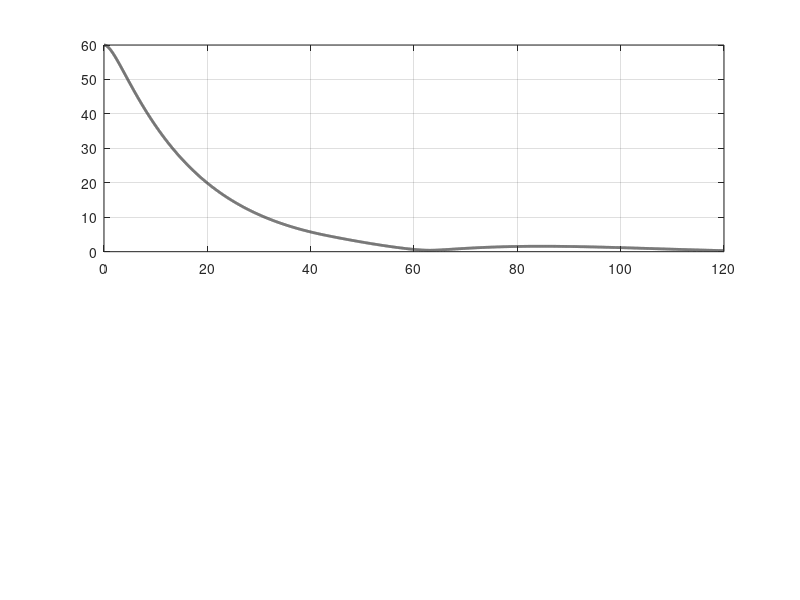

MATLAB code for this plot: (Note: this script raises an error after producing the figure.)
function reaction_wheel_adcs()
% REACTION_WHEEL_ADCS  Quaternion-feedback attitude control of a rigid
% spacecraft with three reaction wheels.
%
%   Personal project (Ali Murtaza). A rigid satellite performs a large-
%   angle (60 deg) rest-to-rest eigenaxis slew under quaternion-feedback
%   PD control. Control torque is realised by three body-axis reaction
%   wheels with torque and momentum limits; a small constant external
%   disturbance drives a secular wheel-momentum build-up, illustrating
%   why momentum management (desaturation) is needed.
%
%   Quaternion convention: q = [q1 q2 q3 q4], q4 scalar. No toolboxes
%   required.

clc; close all;
here = fileparts(mfilename('fullpath'));
outdir = fullfile(here, '..', 'assets');
if ~exist(outdir,'dir'); mkdir(outdir); end

%% ------------------------------------------------------------- Plant
J  = diag([10, 12, 8]);                 % spacecraft inertia [kg m^2]
Jinv = inv(J);
u_max = 0.5;                            % per-wheel torque limit [N m]
h_max = 5.0;                            % per-wheel momentum limit [N m s]
tau_d = [5e-3; -2e-3; 1e-3];           % constant external disturbance [N m]

%% -------------------------------------------------------- Controller
% Quaternion PID:  u = Kp*qe_vec + Ki*int(qe_vec) - Kd*omega
% The integral term cancels the steady-state pointing bias produced by the
% constant external disturbance (pure PD would leave Kp*qe = -tau_d offset).
Kp = 0.80; Ki = 0.040; Kd = 7.2;       % near-critical damping (zeta ~ 0.9)
ei = [0;0;0]; ei_lim = 0.5;            % integral state + anti-windup clamp
i_gate = deg2rad(5);                    % conditional integration band

%% ---------------------------------------------------------- Scenario
dt = 0.02; T = 120; t = (0:dt:T).'; N = numel(t);
n_eig = [1;1;1]/sqrt(3);                % slew eigenaxis
ang   = deg2rad(60);                    % slew angle
q_cmd = [n_eig*sin(ang/2); cos(ang/2)];% commanded attitude

q = [0;0;0;1];                         % initial attitude (identity)
w = [0;0;0];                           % initial body rate
h = [0;0;0];                           % wheel momenta

Q=zeros(N,4); W=zeros(N,3); H=zeros(N,3); U=zeros(N,3); ERR=zeros(N,1);

for k = 1:N
    % --- Attitude error (current -> commanded)
    qe = quatmul(quatconj(q), q_cmd);
    if qe(4) < 0; qe = -qe; end          % shortest path
    ERR(k) = 2*acos( min(1,abs(qe(4))) );% eigenaxis error angle [rad]

    % --- Control law (PID) with conditional integration (anti-windup):
    %     the integrator only acts once the slew is nearly complete, so it
    %     never winds up during the large-angle transient.
    if ERR(k) < i_gate
        ei = ei + qe(1:3)*dt;
        ei = max(min(ei, ei_lim), -ei_lim);
    end
    u = Kp*qe(1:3) + Ki*ei - Kd*w;       % drives qe_vec -> 0
    u = max(min(u, u_max), -u_max);
    % wheel momentum saturation: if a wheel is saturated, clip its torque
    for i=1:3
        if (h(i)>=h_max && -u(i)>0) || (h(i)<=-h_max && -u(i)<0)
            u(i)=0;
        end
    end

    % --- Log
    Q(k,:)=q.'; W(k,:)=w.'; H(k,:)=h.'; U(k,:)=u.';

    % --- Dynamics: J*wdot = -w x (J*w + h) + u + tau_d ;  hdot = -u
    f = @(qq,ww,hh) deal( 0.5*qmatrix(ww)*qq, ...
                          Jinv*(-cross(ww, J*ww + hh) + u + tau_d), ...
                          -u );
    [qd1,wd1,hd1]=f(q,w,h);
    [qd2,wd2,hd2]=f(q+0.5*dt*qd1, w+0.5*dt*wd1, h+0.5*dt*hd1);
    [qd3,wd3,hd3]=f(q+0.5*dt*qd2, w+0.5*dt*wd2, h+0.5*dt*hd2);
    [qd4,wd4,hd4]=f(q+dt*qd3,     w+dt*wd3,     h+dt*hd3);
    q = q + (dt/6)*(qd1+2*qd2+2*qd3+qd4); q = q/norm(q);
    w = w + (dt/6)*(wd1+2*wd2+2*wd3+wd4);
    h = h + (dt/6)*(hd1+2*hd2+2*hd3+hd4);
end

%% --------------------------------------------------------- Metrics
errd = rad2deg(ERR);
first_below = find(errd<1, 1, 'first');
max_post = max(errd(first_below:end));
fprintf('\n=== Reaction-Wheel Satellite ADCS ===\n');
fprintf('  Commanded slew:            %.0f deg about [1 1 1]/sqrt(3)\n', rad2deg(ang));
fprintf('  Slew settling (first <1 deg):  %.1f s\n', t(first_below));
fprintf('  Max post-slew excursion:       %.2f deg (disturbance transient)\n', max_post);
fprintf('  Final pointing error:          %.3f deg\n', errd(end));
fprintf('  Peak body rate:            %.2f deg/s\n', max(rad2deg(vecnorm(W,2,2))));
fprintf('  Wheel momentum at T:       [%.2f %.2f %.2f] N m s (limit %.1f)\n', H(end,:), h_max);
fprintf('  Secular momentum rate:     ~%.1e N m s / s (from %.0e N m disturbance)\n', ...
        norm(H(end,:)-H(round(N/2),:))/(T/2), norm(tau_d));

%% --------------------------------------------------------------- Plots
co=[.85 .1 .1; .1 .45 .85; .1 .65 .30];

f1=figure('Color','w','Position',[80 80 920 640]);
subplot(2,1,1); hold on; grid on; box on;
plot(t,errd,'Color',[.2 .2 .2],'LineWidth',2);
yline(1,'--k'); xlabel('time [s]'); ylabel('eigenaxis error [deg]');
title('Large-angle slew: attitude error to commanded 60 deg','FontWeight','bold');
legend('pointing error','1 deg threshold','Location','northeast');
subplot(2,1,2); hold on; grid on; box on;
for i=1:3; plot(t,rad2deg(W(:,i)),'Color',co(i,:),'LineWidth',1.6); end
xlabel('time [s]'); ylabel('body rate [deg/s]');
title('Body angular rates','FontWeight','bold');
legend('\omega_x','\omega_y','\omega_z','Location','northeast');
exportgraphics(f1, fullfile(outdir,'01_slew_response.png'),'Resolution',200);

f2=figure('Color','w','Position',[80 80 920 420]); hold on; grid on; box on;
plot(t,Q(:,1),'Color',co(1,:),'LineWidth',1.5);
plot(t,Q(:,2),'Color',co(2,:),'LineWidth',1.5);
plot(t,Q(:,3),'Color',co(3,:),'LineWidth',1.5);
plot(t,Q(:,4),'Color',[.2 .2 .2],'LineWidth',1.5);
yline(q_cmd(1),':','Color',co(1,:)); yline(q_cmd(4),':','Color',[.2 .2 .2]);
xlabel('time [s]'); ylabel('quaternion');
title('Attitude quaternion converging to command','FontWeight','bold');
legend('q_1','q_2','q_3','q_4','Location','east'); xlim([0 T]);
exportgraphics(f2, fullfile(outdir,'02_quaternion.png'),'Resolution',200);

f3=figure('Color','w','Position',[80 80 920 640]);
subplot(2,1,1); hold on; grid on; box on;
for i=1:3; plot(t,H(:,i),'Color',co(i,:),'LineWidth',1.6); end
yline(h_max,'--k'); yline(-h_max,'--k');
ylabel('wheel momentum [N m s]');
title('Reaction-wheel momentum - secular build-up under disturbance','FontWeight','bold');
legend('h_x','h_y','h_z','limit','Location','northwest');
subplot(2,1,2); hold on; grid on; box on;
for i=1:3; plot(t,U(:,i),'Color',co(i,:),'LineWidth',1.4); end
yline(u_max,':k'); yline(-u_max,':k');
xlabel('time [s]'); ylabel('wheel torque [N m]');
title('Commanded wheel torques (with saturation)','FontWeight','bold');
legend('u_x','u_y','u_z','Location','northeast');
exportgraphics(f3, fullfile(outdir,'03_wheel_momentum.png'),'Resolution',200);

save(fullfile(outdir,'adcs_results.mat'),'t','Q','W','H','U','ERR','q_cmd');
fprintf('\nFigures and results written to %s\n', outdir);

% Export quaternion trajectory (decimated) for the web 3D viewer
dec = 1:5:N;
writematrix([t(dec) Q(dec,:)], fullfile(outdir,'adcs_quaternion.csv'));
end

% --------------------------------------------------------------- locals
function r = quatmul(a,b)   % Hamilton product, scalar-last
av=a(1:3); bv=b(1:3); as=a(4); bs=b(4);
r=[as*bv + bs*av + cross(av,bv); as*bs - dot(av,bv)];
end
function c = quatconj(q); c=[-q(1:3); q(4)]; end
function M = qmatrix(w)     % qdot = 0.5*M*q for body rate w (scalar-last)
M=[ 0     w(3) -w(2) w(1);
   -w(3)  0     w(1) w(2);
    w(2) -w(1)  0    w(3);
   -w(1) -w(2) -w(3) 0   ];
end
